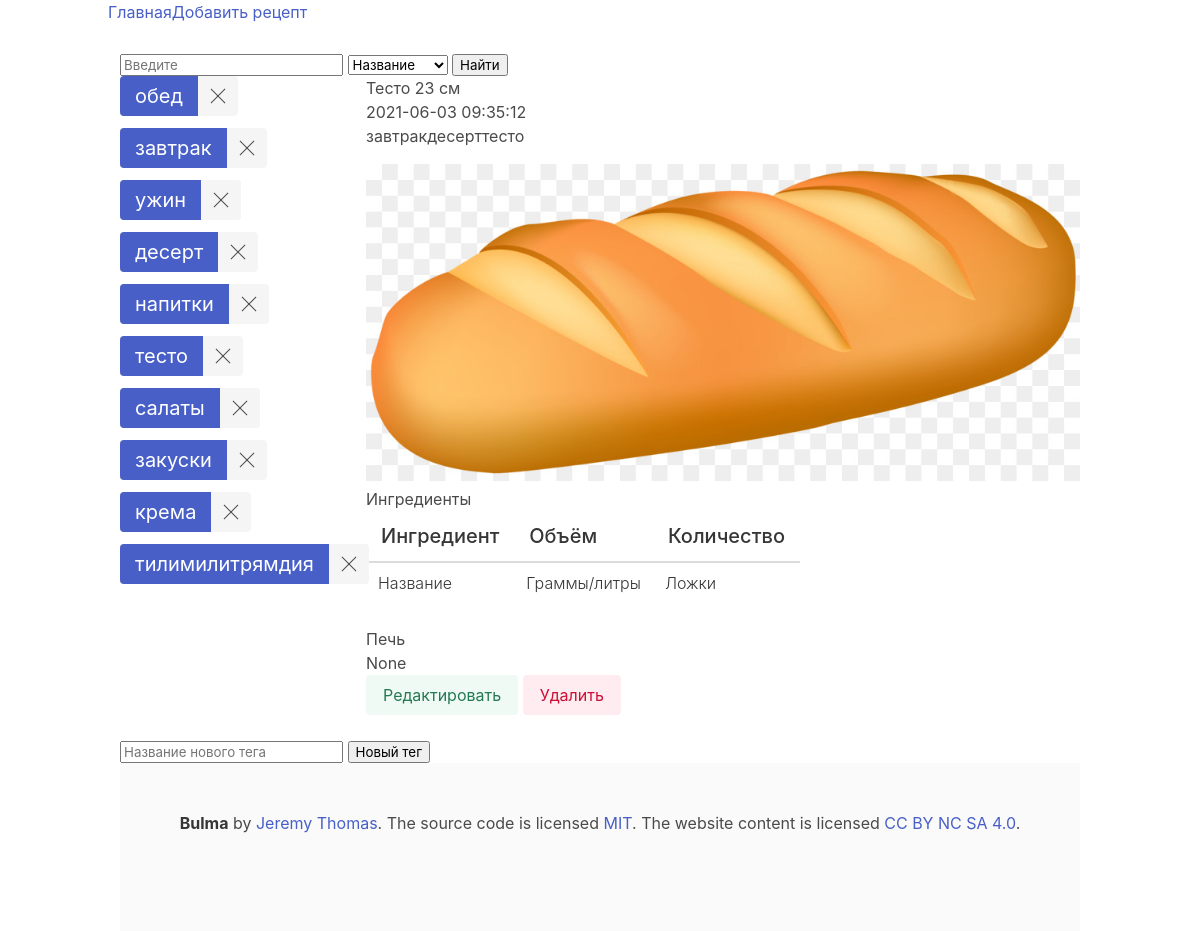
The app's page /tyesto-23-sm with its own data.
### tables this page shows
CREATE TABLE tags (
    id INTEGER PRIMARY KEY AUTOINCREMENT,
    title varchar(32) not null
);

CREATE TABLE recipes (id INTEGER PRIMARY KEY AUTOINCREMENT, created TIMESTAMP NOT NULL DEFAULT CURRENT_TIMESTAMP, title varchar (32) NOT NULL, url varchar (64) NOT NULL, tags varchar (64) NOT NULL, recipe text NOT NULL, image VARCHAR (255), source VARCHAR (512));

### main.py (the view)
@app.route('/<recipe_url>')
def recipe(recipe_url):
    recipe_content = databaseGet.get_one_post_with_url(str(recipe_url))
    tags = databaseGet.get_all_tags()
    ttr = databaseGet.get_tags_to_recipe(recipe_url)
    ingredients = databaseGet.get_ingredients_to_recipe_by_recipe_id(recipe_content['id'])
    return render_template('recipe.html', tags=tags, tags_to_recipe=ttr, recipe=recipe_content, ingredients=ingredients)

### src/SqlClassConnection.py (called while the page is built)
    def get_one_post_with_url(self, url):
        post = self.cursor.execute('SELECT * FROM recipes WHERE url = ?', (url,)).fetchone()
        return post

    def get_all_tags(self):
        tags = self.cursor.execute("SELECT * FROM tags").fetchall()
        return tags

    def get_tags_to_recipe(self, url):
        tags_list = []
        tags = self.cursor.execute("""SELECT * FROM tags_recipes
                                    INNER JOIN recipes ON recipes.id = tags_recipes.recipe
                                    WHERE recipes.url=?""", (url,)).fetchall()
        for i in tags:
            tag = self.cursor.execute("""SELECT * FROM tags
                                                INNER JOIN tags_recipes ON tags_recipes.tag = tags.id
                                                WHERE tags.id=?""", (i['tag'],)).fetchone()
            tags_list.append(tag['title'])
        return tags_list

    def get_ingredients_to_recipe_by_recipe_id(self, recipe_id):
        ingredients = self.cursor.execute("SELECT * FROM ingredients WHERE recipe_id=?", (recipe_id,)).fetchall()
        return ingredients

### templates/recipe.html (shortened to what this page needs)
{% extends 'base.html' %}
{% block content %}
    <h2>{% block title %} {{ recipe['title'] }} {% endblock %}</h2>
    <span class="badge badge-primary">{{ recipe['created'] }}</span>
    <div class="tags">
        {% for tag in tags_to_recipe %}
            <p>{{ tag }}</p>
        {% endfor %}
    </div>
    <div>
        <img src="{{ recipe['image'] }}" alt="img">
    </div>
    <div id="inputing">
        <h4>Ингредиенты</h4>
    </div>
    <table class="table">
        <thead>
          <tr>
            <th class="is-size-5 has-text-weight-medium">Ингредиент</th>
            <th class="is-size-5 has-text-weight-medium">Объём</th>
            <th class="is-size-5 has-text-weight-medium">Количество</th>
          </tr>
        </thead>
        <tfoot>
            <tr>
              <th class="has-text-weight-light is-size-6">Название</th>
              <th class="has-text-weight-light is-size-6">Граммы/литры</th>
              <th class="has-text-weight-light is-size-6">Ложки</th>
            </tr>
          </tfoot>
    </table>
    <div class="recipe">
        {{ recipe['recipe'] }}
    </div>
    <p>{{ recipe['source'] }}</p>
    <div class="is-right">
        <a href="{{ recipe['url'] }}/edit" class="button is-success is-light"  onclick="return confirm('Вы уверены что хотите удалить этот рецепт?')">Редактировать</a>
        <a href="{{ recipe['url'] }}/delete" class="button is-danger is-light">Удалить</a>
    </div>
{% endblock %}

### templates/base.html (shortened to what this page needs)
<!doctype html>
<html lang="ru">
    <head>
        <link rel="stylesheet" href="../static/css/bulma.css">
    </head>
    <body>
        <div class="container">
            <nav class="navbar">
                <a class="navbar-brand" href="{{ url_for('index')}}">Главная</a>
                <div class="collapse navbar-collapse" id="navbarNav">
                    <ul class="navbar-nav">
                        <li class="nav-item">
                            <a class="nav-link" href="{{url_for('create')}}">Добавить рецепт</a>
                        </li>
                    </ul>
                </div>
            </nav>
            <div class="search">
                <label>
                    <input class="search_input" type="text" name="search_content" placeholder="Введите">
                    <select id="type_input">
                        <option value="title">Название</option>
                    </select>
                    <input type="button" value="Найти" onclick="search_generate_url()">
                </label>
            </div>
            <div class="columns">
                <div class="column is-one-quarterd tags">
                    <div class="field is-grouped is-grouped-multiline">
                        {% for tag in tags %}
                            <div class="control">
                                <div class="tags has-addons are-large">
                                    <a class="tag is-link" href="search?tag={{ tag['id'] }}">{{ tag['title'] }}</a>
                                    <a class="tag is-delete" href="{{ tag['id'] }}/delete-tag" onclick="return confirm('Вы уверены что хотите удалить этот тег?')"></a>
                                </div>
                            </div>
                        {% endfor %}
                    </div>
                </div>
                <div class="column is-three-quarters">
                        {% block content %}
                        {% endblock %}
                </div>
            </div>
            <form action="/create_tag" method="post">
                <label>
                    <input type="text" name="new_tag" placeholder="Название нового тега">
                </label>
                <input type="submit" value="Новый тег">
            </form>
        <footer class="footer">
            <div class="content has-text-centered">
            <p>
                <strong>Bulma</strong> by <a href="https://jgthms.com">Jeremy Thomas</a>. The source code is licensed
                <a href="http://opensource.org/licenses/mit-license.php">MIT</a>. The website content
                is licensed <a href="http://creativecommons.org/licenses/by-nc-sa/4.0/">CC BY NC SA 4.0</a>.
            </p>
            </div>
        </footer>
    </body>
</html>

### records on screen
tags: title "обед"
tags: title "завтрак"
tags: title "ужин"
tags: title "десерт"
tags: title "напитки"
tags: title "тесто"
tags: title "салаты"
tags: title "закуски"
tags: title "крема"
tags: title "тилимилитрямдия"
recipes: title "Тесто 23 см", created "2021-06-03 09:35:12", image (picture), recipe "Печь"

### other values on screen
{{ recipe['source'] }} "None"
